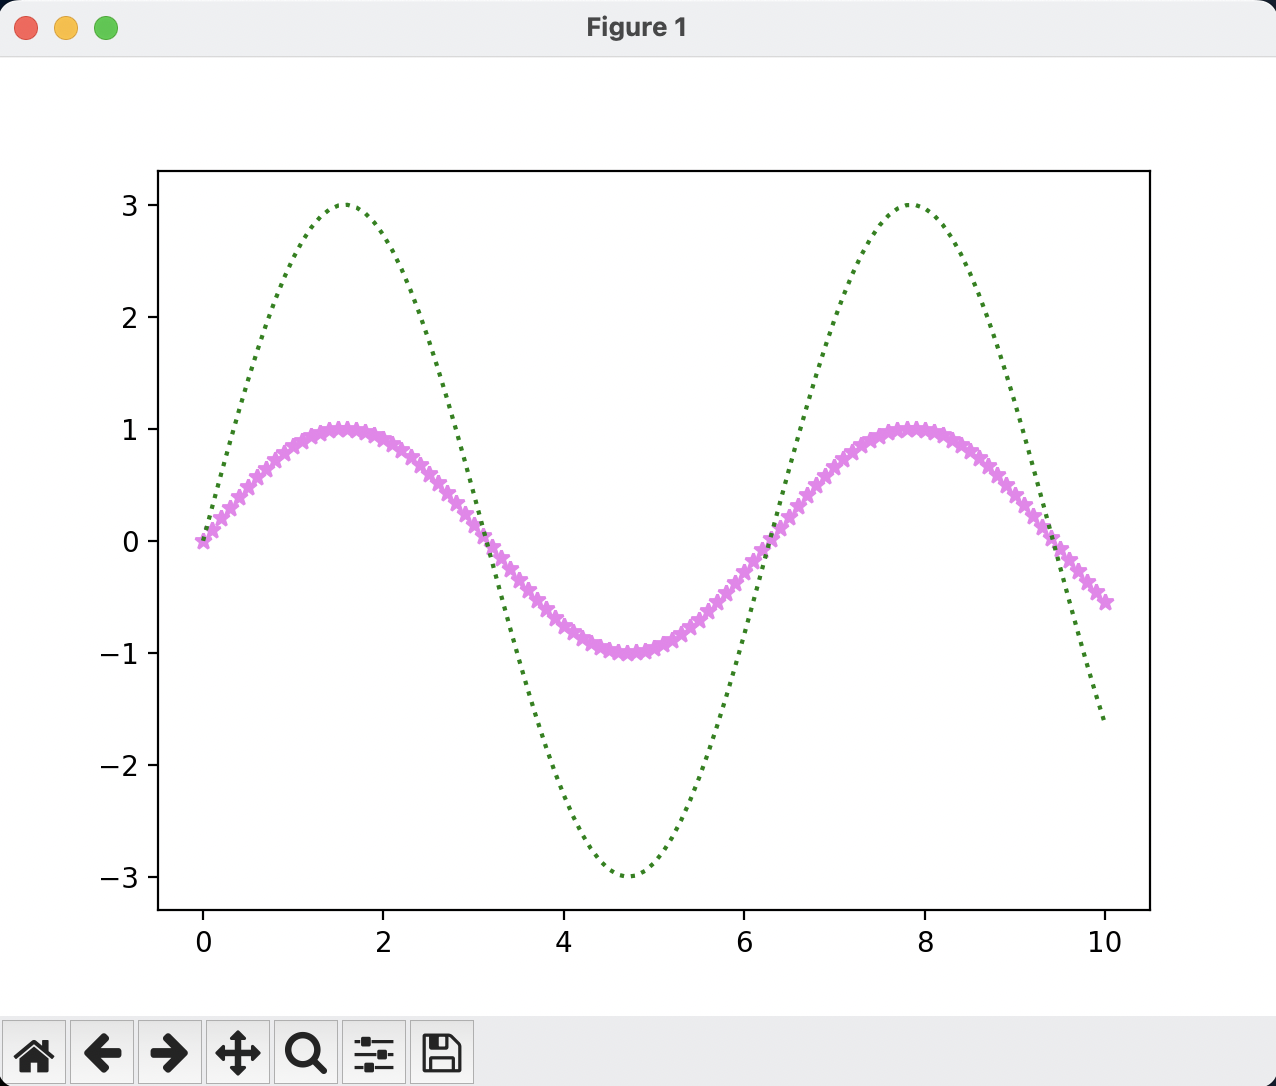

Here is the Python script that generated this plot:
import matplotlib.pyplot as plt
from math import sin

# liste med x-verdier
xs = [n / 10 for n in range(101)]
# 2 ulike lister med y-verdier
ys_1 = [sin(x) for x in xs]
ys_2 = [3 * sin(x) for x in xs]

# endrer farge og stil på grafene
plt.plot(xs, ys_1, "*", color='violet')
plt.plot(xs, ys_2, ":", color='green')

# savefig lagrer filene
plt.savefig("test.png")
plt.savefig("test.pdf")

# interaktivt vindu
plt.show() # Hva skjer om vi ikke har med den raden: plt.show()?
